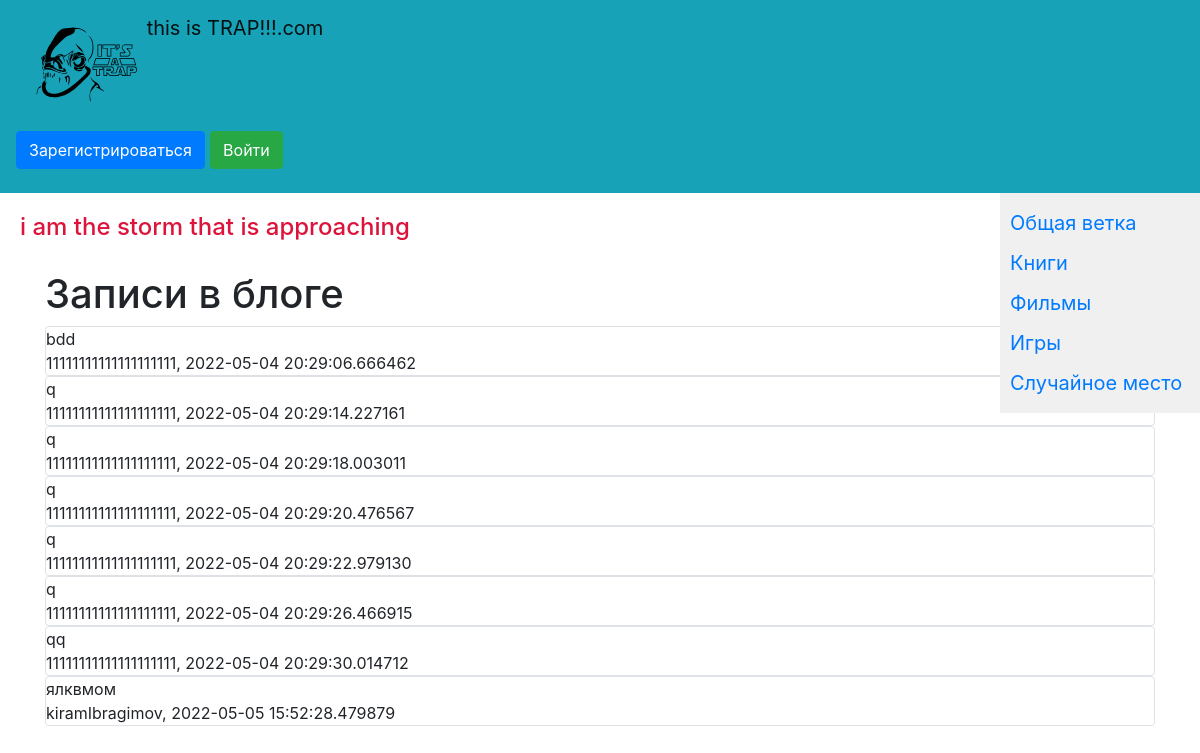
The page / on the database its author committed.
### data/news.py (models this page shows)
class News(SqlAlchemyBase):
    __tablename__ = 'news'
    id = sqlalchemy.Column(sqlalchemy.Integer,
                           primary_key=True, autoincrement=True)
    content = sqlalchemy.Column(sqlalchemy.String, nullable=True)
    created_date = sqlalchemy.Column(sqlalchemy.DateTime,
                                     default=datetime.datetime.now)
    is_private = sqlalchemy.Column(sqlalchemy.Boolean, default=True)
    user_id = sqlalchemy.Column(sqlalchemy.Integer,
                                sqlalchemy.ForeignKey("users.id"))
    user = orm.relation('User')

### data/users.py (models this page shows, shortened)
class User(SqlAlchemyBase, UserMixin):
    __tablename__ = 'users'
    id = sqlalchemy.Column(sqlalchemy.Integer,
                           primary_key=True, autoincrement=True)
    name = sqlalchemy.Column(sqlalchemy.String, nullable=True)
    about = sqlalchemy.Column(sqlalchemy.String, nullable=True)
    email = sqlalchemy.Column(sqlalchemy.String,
                              index=True, unique=True, nullable=True)
    hashed_password = sqlalchemy.Column(sqlalchemy.String, nullable=True)
    created_date = sqlalchemy.Column(sqlalchemy.DateTime,
                                     default=datetime.datetime.now)
    news = orm.relation("News", back_populates='user')
    films = orm.relation("Film", back_populates='user')
    books = orm.relation("Book", back_populates='user')
    games = orm.relation("Game", back_populates='user')
    humors = orm.relation("Humo", back_populates='user')

### main.py (the view)
@app.route("/")
def index():
    db_sess = db_session.create_session()
    if current_user.is_authenticated:
        news = db_sess.query(News).filter(
            (News.user == current_user) |
            (News.is_private != True))
    else:
        news = db_sess.query(News).filter(News.is_private != True)
    return render_template("index.html",
                           news=news)

### data/db_session.py (called while the page is built)
def create_session() -> Session:
    global __factory
    return __factory()

### templates/index.html (shortened to what this page needs)
{% extends "base.html" %}
{% block content %}
<h1>Записи в блоге</h1>
{% for item in news%}
<div class="col-md6 border rounded">
    <div>
        {{item.content}}
    </div>
    <div>
        {{item.user.name}}, {{item.created_date}}
    </div>
</div>
{% endfor %}
{% endblock %}

### rows shown on the page
News: content "bdd", user.name "11111111111111111111", created_date "2022-05-04 20:29:06.666462"
News: content "q", user.name "11111111111111111111", created_date "2022-05-04 20:29:14.227161"
News: content "q", user.name "11111111111111111111", created_date "2022-05-04 20:29:18.003011"
News: content "q", user.name "11111111111111111111", created_date "2022-05-04 20:29:20.476567"
News: content "q", user.name "11111111111111111111", created_date "2022-05-04 20:29:22.979130"
News: content "q", user.name "11111111111111111111", created_date "2022-05-04 20:29:26.466915"
News: content "qq", user.name "11111111111111111111", created_date "2022-05-04 20:29:30.014712"
News: content "ялквмом", user.name "kiramIbragimov", created_date "2022-05-05 15:52:28.479879"
